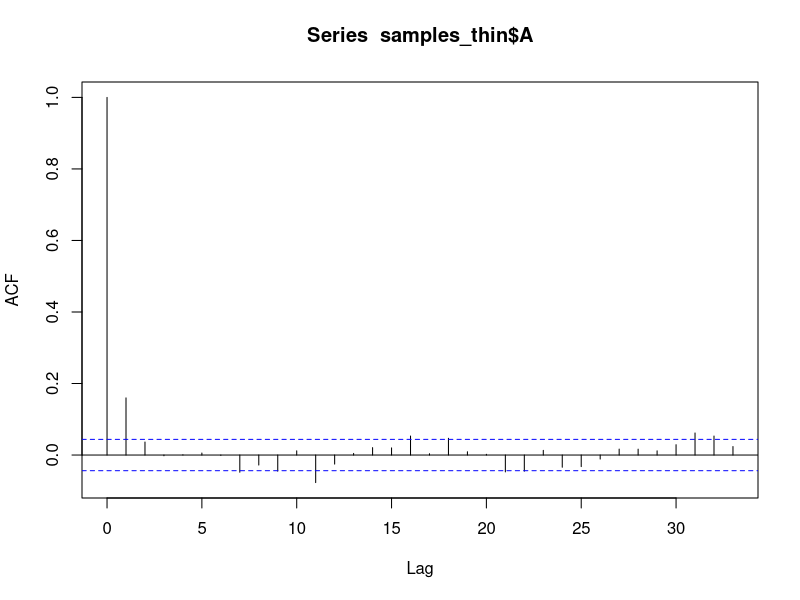
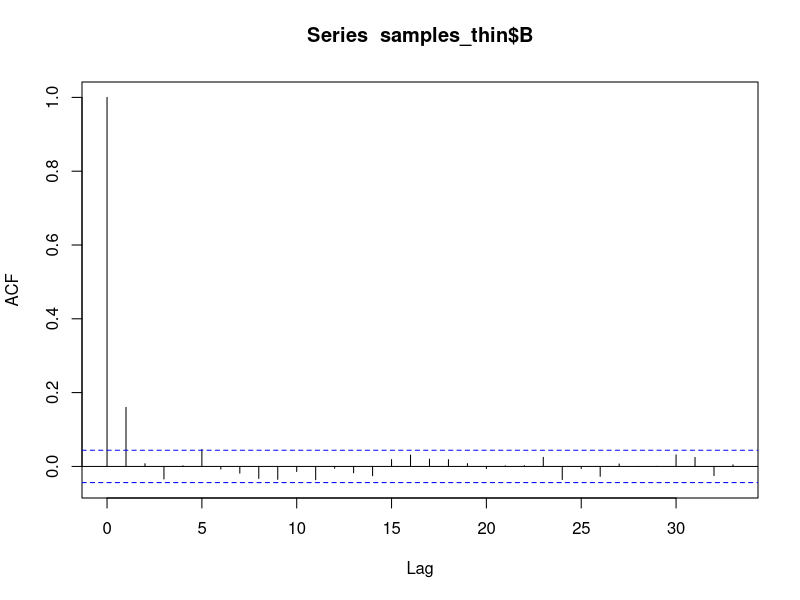
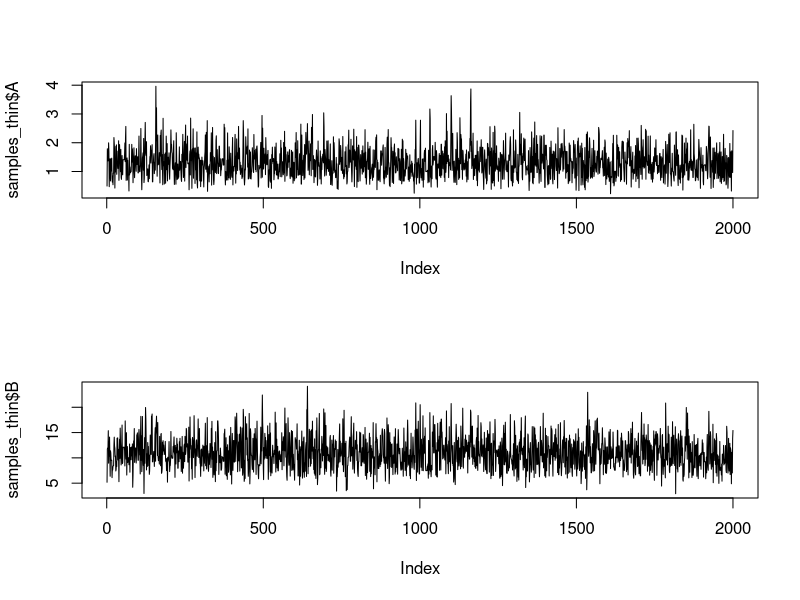
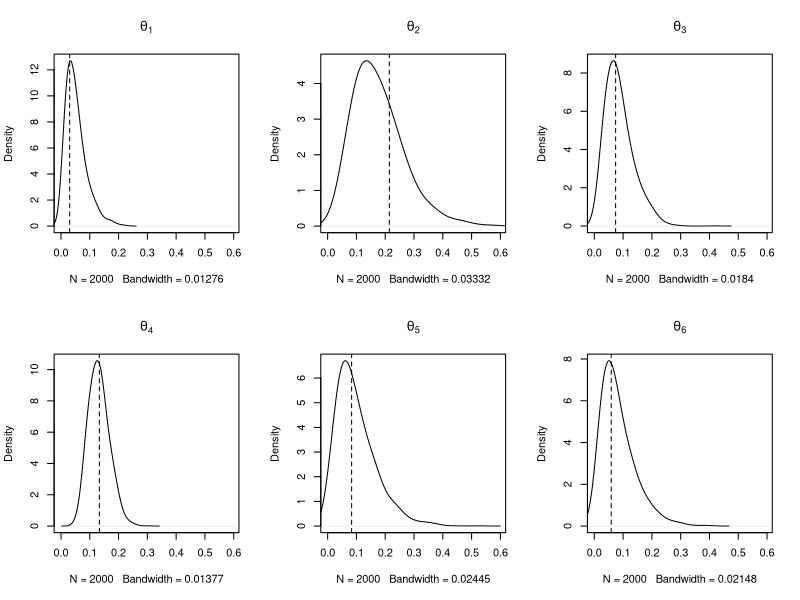
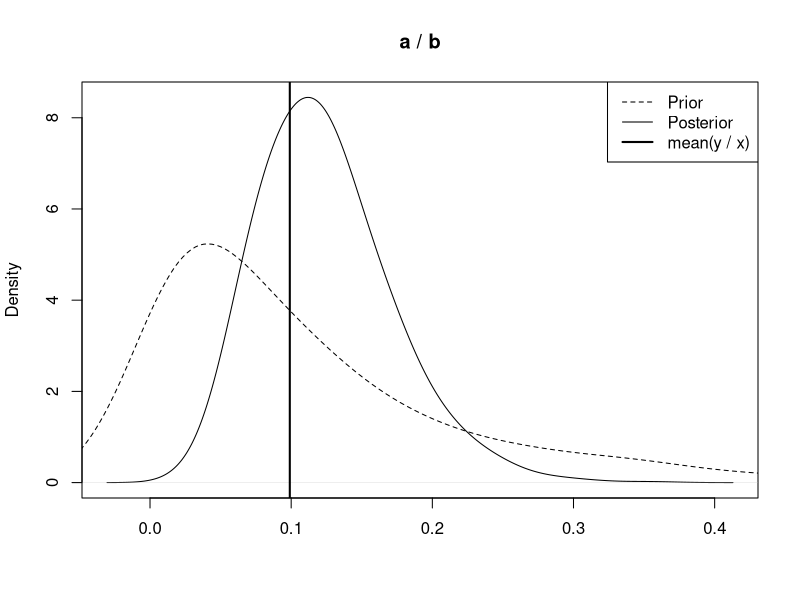
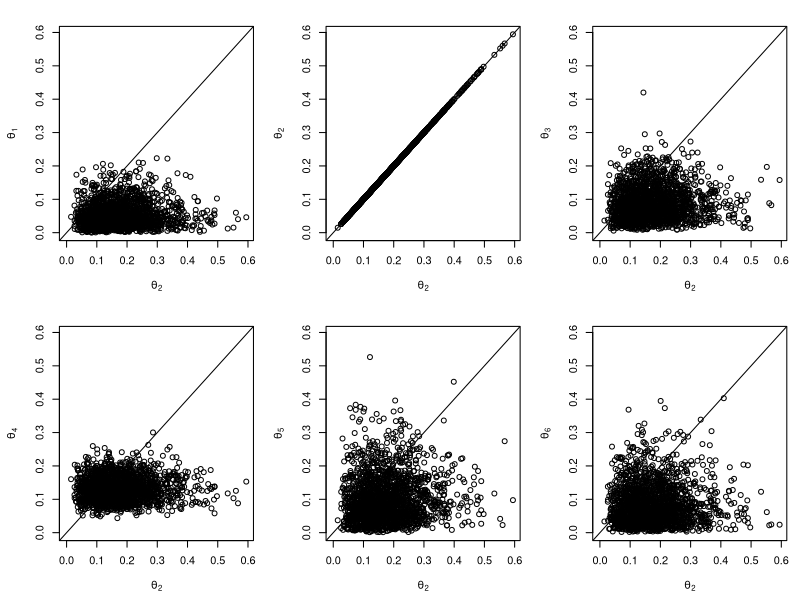

Reproduce these figures in R, in order.
library(coda)
y <- c(1, 3, 2, 12, 1, 1)
x <- c(33, 14, 27, 90, 12, 17)


# a --------------------------------------------------
# Y_i represents the observed disease rate of i th county
# theta_i represents the expected disease rate of i th county


# b --------------------------------------------------
# Thetas are independent of each other.
# Thus, p(theta[i] | theta[-i], a, b, x, y) = p(theta[i] | a, b, xi, yi)

# sample_theta <- \(a, b, xi, yi) rgamma(1, yi + a, xi + b)

# all theta can be sampled in this problem setting (on R)
# x, y contain all observations (6 values here)
sample_theta <- \(a, b, x, y) rgamma(length(y), y + a, x + b)


# c --------------------------------------------------

# ap, bp are proposed values.
# as, bs are the current states of a, b.
# lr_ab <- \(ap, bp, as, bs, theta) {
#   return(
#     6 * (ap * log(bp) - as * log(bs) + lgamma(as) - lgamma(ap)) +
#       sum((ap - as) * log(theta) - (bp - bs) * theta) +
#       9 * (log(bp) - log(bs)) -
#       (ap - as + bp - bs)
#   )
# }

# But, the concise function below works
lr_ab <- \(ap, bp, as, bs, theta) {
  return(
    sum(dgamma(theta, ap, bp, log = TRUE) - dgamma(theta, as, bs, log = TRUE)) +
      dgamma(ap, 1, 1, log = TRUE) - dgamma(as, 1, 1, log = TRUE) +
      dgamma(bp, 10, 1, log = TRUE) - dgamma(bs, 10, 1, log = TRUE)
  )
}


# d --------------------------------------------------

sample_ab <- \(as, bs, theta, d1, d2) {
  ap <- abs(runif(1, as - d1, as + d1))
  bp <- abs(runif(1, bs - d2, bs + d2))

  if (log(runif(1)) < lr_ab(ap, bp, as, bs, theta)) {
    return(list(a = ap, b = bp, acs = 1))
  }
  return(list(a = as, b = bs, acs = 0))
}

mhmcmc <- \(y, x, d1, d2, n_iter) {
  post_samples <- list(
    THETA = matrix(nrow = n_iter, ncol = length(y)),
    A = numeric(n_iter),
    B = numeric(n_iter),
    ACS = 0
  )

  # init
  a <- 1
  b <- 10
  theta <- y / x

  for (i in seq_len(n_iter)) {
    theta <- sample_theta(a, b, x, y)
    ab_acs <- sample_ab(a, b, theta, d1, d2)
    a <- ab_acs$a
    b <- ab_acs$b

    post_samples$THETA[i, ] <- theta
    post_samples$A[i] <- a
    post_samples$B[i] <- b
    post_samples$ACS <- post_samples$ACS + ab_acs$acs
  }
  post_samples$ACS <- post_samples$ACS / n_iter
  return(post_samples)
}

n_iter <- 20000
post_samples <- mhmcmc(y, x, 1.5, 8, n_iter)
post_samples$ACS

samples_thin <- (\(mcmc_sample) {
  lag <- 10
  thinning <- seq(lag, n_iter, by = lag)
  return(list(
    THETA = mcmc_sample$THETA[thinning, ],
    A = mcmc_sample$A[thinning],
    B = mcmc_sample$B[thinning]
  ))
})(post_samples)

str(samples_thin)

acf(samples_thin$A)
acf(samples_thin$B)

coda::effectiveSize(samples_thin$A)
coda::effectiveSize(samples_thin$B)

par(mfrow = c(2, 1))
plot(samples_thin$A, type = "l")
plot(samples_thin$B, type = "l")
dev.off()


# e --------------------------------------------------

# i
png("fig/11-5-e-i.png", width = 900, height = 600)
par(mfrow = c(2, 3))
for (i in 1:6) {
  plot(density(samples_thin$THETA[, i], adjust = 2),
    main = bquote(theta[.(i)]),
    xlim = range(samples_thin$THETA)
  )
  abline(v = y[i] / x[i], lty = "dashed")
}
dev.off()

# ii
ab_prior <- rgamma(2000, 1, 1) / rgamma(2000, 10, 1)
png("fig/11-5-e-ii.png", width = 600, height = 600, res = 100)
plot(with(samples_thin, density(A / B, adjust = 2)), main = "a / b", xlab = "")
lines(density(ab_prior, adjust = 2), lty = "dashed")
abline(v = mean(y / x), lwd = 2)
legend("topright",
  legend = c("Prior", "Posterior", "mean(y / x)"),
  lty = c("dashed", "solid", "solid"), lwd = c(1, 1, 2)
)
dev.off()

# iii
theta2 <- samples_thin$THETA[, 2]
range_theta <- range(samples_thin$THETA)
png("fig/11-5-e-iii.png", width = 900, height = 600, res = 100)
par(mfrow = c(2, 3), mar = c(4.5, 4.5, 2, 1))
for (i in 1:6) {
  plot(theta2, samples_thin$THETA[, i],
    xlim = range_theta, ylim = range_theta,
    xlab = expression(theta[2]), ylab = bquote(theta[.(i)])
  )
  abline(0, 1)
}
dev.off()

js <- c(1, 3, 4, 5, 6)
prob2overj <- apply(samples_thin$THETA[, js], 2, \(x) mean(theta2 > x))
names(prob2overj) <- c(1, 3, 4, 5, 6)
prob2overj

prob2max <- with(samples_thin, table(apply(THETA, 1, which.max)) / nrow(THETA))
prob2max

y / x
